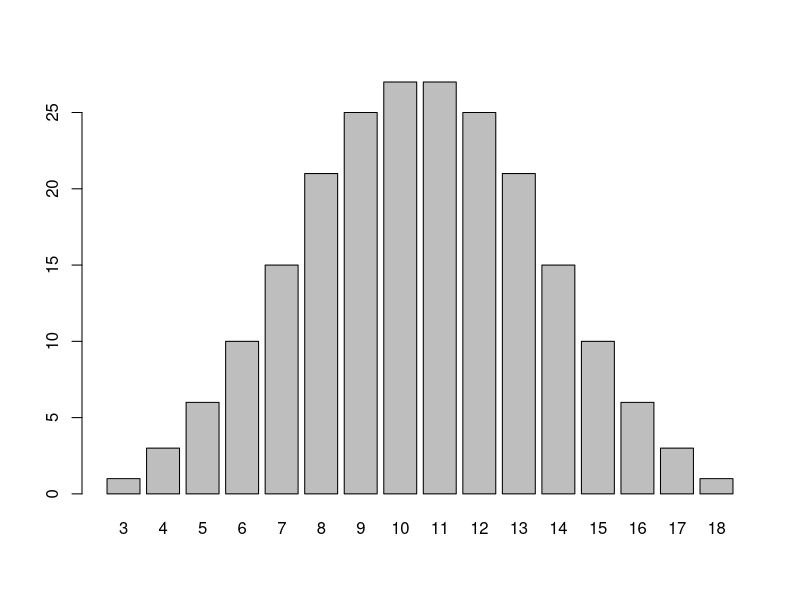
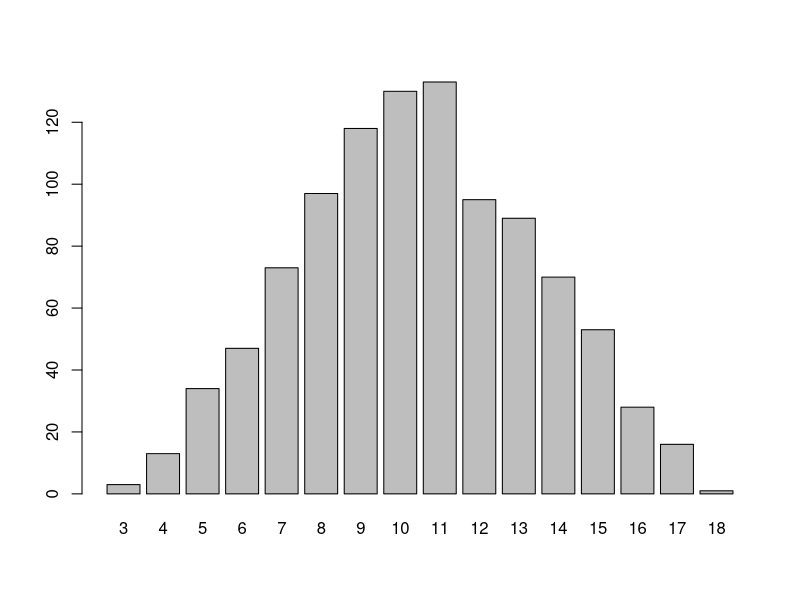
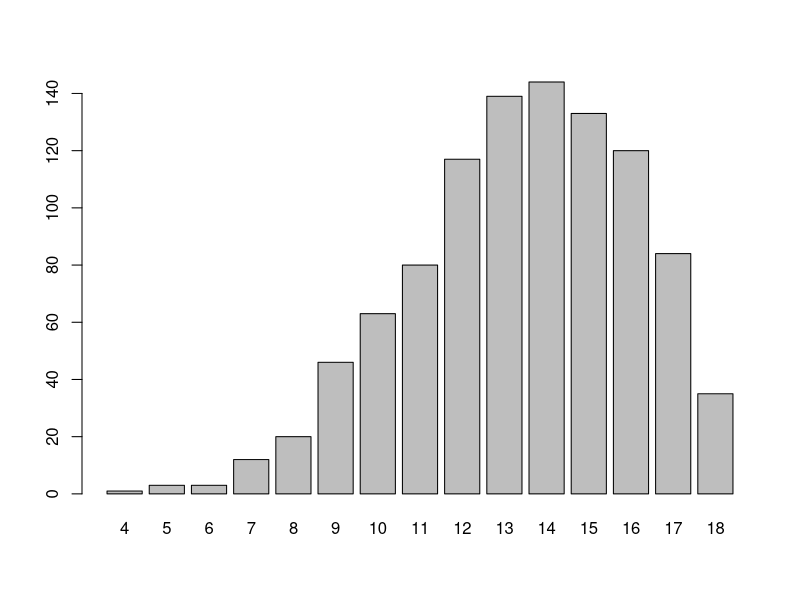

Here is the R script that generated these plots, in order:
# Name: Kyle Strokes
# Date: 2/20/19
# ISTA 116 Section C || Jacob Heller
# Lab Assignment 6
# Collaborator: Elaine Mancillas

#1
suits <- c("Spade", "Heart", "Diamond", "Club")
ranks <- c("Ace", "2", "3", "4", "5", "6", "7", "8", "9", "10", "Jack", "Queen", "King")
suits
ranks

#2
combos <- expand.grid(Suit=suits, Rank=ranks)
combos

#3
combo_probs <- prop.table(table(combos))
prob_of_spade <- rowSums(combo_probs)
prob_of_spade
prob_of_ace <- colSums(combo_probs)
prob_of_ace
prob_of_ace_spades <- combo_probs["Spade", "Ace"]
prob_of_ace_spades
# The probability of drawing a Spade = 25%, for an Ace = 7.6%, for the Ace of Spades = 1.9%

#4
random_nums <- sample(1:52, 10, replace = FALSE)
cards <- combos[random_nums,]
cards

#5
after <- combos[-(random_nums),]
new_probs <- prop.table(table(after))
prob_of_spade <- rowSums(new_probs)
prob_of_spade
prob_of_ace <- colSums(new_probs)
prob_of_ace
prob_of_ace_spades <- new_probs["Spade", "Ace"]
prob_of_ace_spades
# The numbers are different because 10 cards have been pulled, adjusting probabilities

#6
sequence <- 1:6
three_rolls <- expand.grid(first=sequence, second=sequence, thrid=sequence)
three_rolls

#7
three_rolls$sum = rowSums(three_rolls)
three_rolls

#8
dice_sums <- barplot(table(three_rolls$sum))
dice_sums
# The sums of 10 and 11 are the most common among 3 dice

#9
sim <- replicate(1000, {
  result = sample(1:6, 3, replace = TRUE);
  sum = sum(result)})
freq <- barplot(table(sim))
freq
# You can see that simulation is similar to the expected distribution. 11 was the most frequent and there is a bell curve just like the expected.

#10
simulate <- replicate(1000, {
  samp = sample(1:6, 5, replace = TRUE) ;
  sorted = sort(samp, decreasing = TRUE) ;
  top3 = sum(sorted[1:3])})
graph <- barplot(table(simulate))
graph
# The graph of the top 3 highest die rolls from 5 is skewed left more than just rolling 3 die and summing them up because you have more oppourtunity to get a higher number to boost the sum.